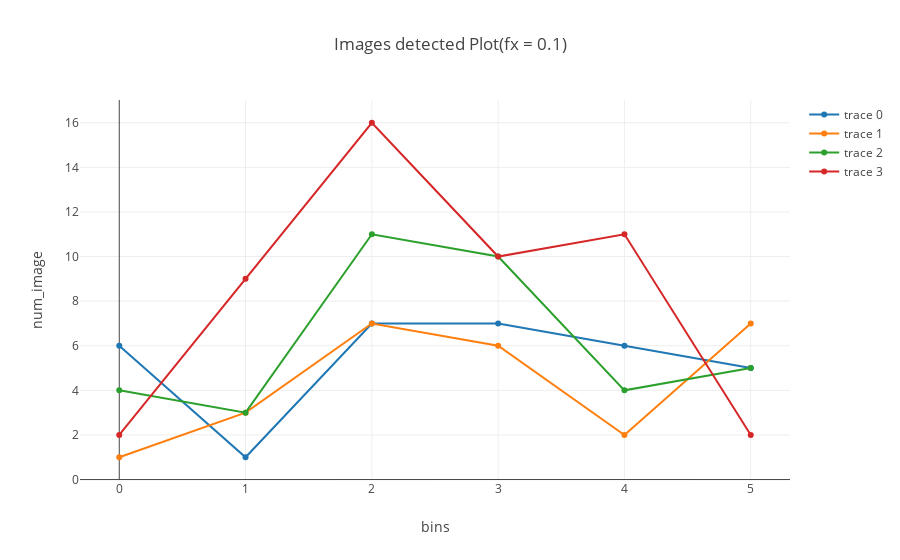
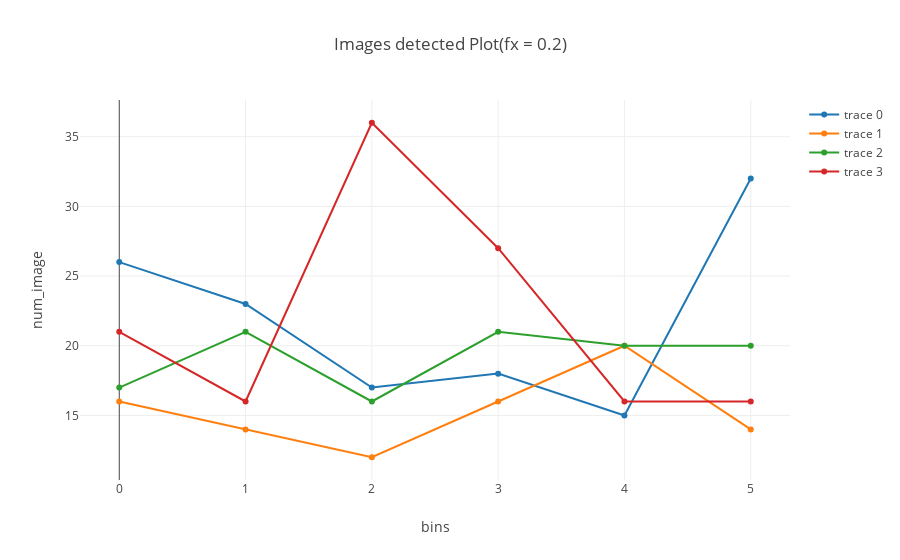
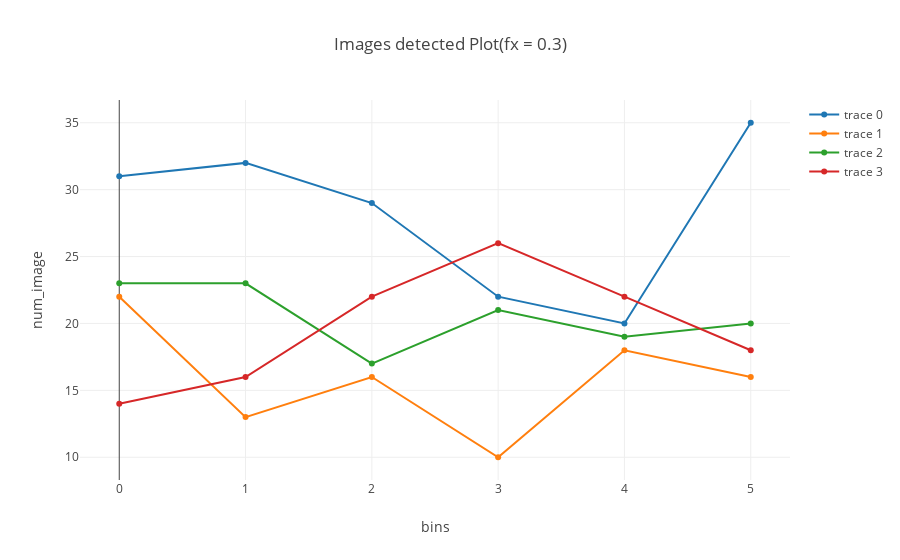

Notebook source saved alongside these figures, in order:
### Code cell
layout1 = go.Layout(
    title='Images detected Plot(fx = 0.1)',
    yaxis = dict(title='num_image'),
    xaxis = dict(title='bins')
)

trace11 = go.Scatter(
    x = np.arange(6),
    y = bin_dict1['./180/c1_180.mp4'],
    mode='lines+markers'
)

trace12 = go.Scatter(
    x = np.arange(6),
    y = bin_dict1['./180/c2_180.mp4'],
    mode='lines+markers'
)

trace13 = go.Scatter(
    x = np.arange(6),
    y = bin_dict1['./180/c3_180.mp4'],
    mode='lines+markers'
)

trace14 = go.Scatter(
    x = np.arange(6),
    y = bin_dict1['./180/c4_180.mp4'],
    mode='lines+markers'
)


layout2 = go.Layout(
    title='Images detected Plot(fx = 0.2)',
    yaxis = dict(title='num_image'),
    xaxis = dict(title='bins')
)

trace21 = go.Scatter(
    x = np.arange(6),
    y = bin_dict2['./180/c1_180.mp4'],
    mode='lines+markers'
)

trace22 = go.Scatter(
    x = np.arange(6),
    y = bin_dict2['./180/c2_180.mp4'],
    mode='lines+markers'
)

trace23 = go.Scatter(
    x = np.arange(6),
    y = bin_dict2['./180/c3_180.mp4'],
    mode='lines+markers'
)

trace24 = go.Scatter(
    x = np.arange(6),
    y = bin_dict2['./180/c4_180.mp4'],
    mode='lines+markers'
)


layout3 = go.Layout(
    title='Images detected Plot(fx = 0.3)',
    yaxis = dict(title='num_image'),
    xaxis = dict(title='bins')
)

trace31 = go.Scatter(
    x = np.arange(6),
    y = bin_dict3['./180/c1_180.mp4'],
    mode='lines+markers'
)

trace32 = go.Scatter(
    x = np.arange(6),
    y = bin_dict3['./180/c2_180.mp4'],
    mode='lines+markers'
)

trace33 = go.Scatter(
    x = np.arange(6),
    y = bin_dict3['./180/c3_180.mp4'],
    mode='lines+markers'
)

trace34 = go.Scatter(
    x = np.arange(6),
    y = bin_dict3['./180/c4_180.mp4'],
    mode='lines+markers'
)

fig1 = go.Figure(data=[trace11,trace12,trace13,trace14], layout=layout1)
fig2 = go.Figure(data=[trace21,trace22,trace23,trace24], layout=layout2)
fig3 = go.Figure(data=[trace31,trace32,trace33,trace34], layout=layout3)

py.offline.iplot(fig1)
py.offline.iplot(fig2)
py.offline.iplot(fig3)

### Figure 1 — Plotly figure (JSON) as saved in the notebook; plotly's stock layout.template omitted (floating-point values rounded to 4 significant figures)
{"data": [{"mode": "lines+markers", "type": "scatter", "uid": "047d3e52-1d09-4e29-862f-50bb86b548da", "x": [0, 1, 2, 3, 4, 5], "y": [6, 1, 7, 7, 6, 5]}, {"mode": "lines+markers", "type": "scatter", "uid": "54763085-03f9-4c5a-a07a-a3b3ab912a9c", "x": [0, 1, 2, 3, 4, 5], "y": [1, 3, 7, 6, 2, 7]}, {"mode": "lines+markers", "type": "scatter", "uid": "e7ec4f9d-2795-4f5d-bec7-900c3b202212", "x": [0, 1, 2, 3, 4, 5], "y": [4, 3, 11, 10, 4, 5]}, {"mode": "lines+markers", "type": "scatter", "uid": "30b1769d-219c-4c8c-a8da-cde8ad954790", "x": [0, 1, 2, 3, 4, 5], "y": [2, 9, 16, 10, 11, 2]}], "layout": {"title": {"text": "Images detected Plot(fx = 0.1)"}, "xaxis": {"title": {"text": "bins"}}, "yaxis": {"title": {"text": "num_image"}}}}

### Figure 2 — Plotly figure (JSON) as saved in the notebook; plotly's stock layout.template omitted (floating-point values rounded to 4 significant figures)
{"data": [{"mode": "lines+markers", "type": "scatter", "uid": "ecbc3aa1-e04f-4596-bae2-9b009986ff45", "x": [0, 1, 2, 3, 4, 5], "y": [26, 23, 17, 18, 15, 32]}, {"mode": "lines+markers", "type": "scatter", "uid": "04e08837-2c70-4d73-8298-3a1de746484b", "x": [0, 1, 2, 3, 4, 5], "y": [16, 14, 12, 16, 20, 14]}, {"mode": "lines+markers", "type": "scatter", "uid": "f101d099-182b-4021-979e-17fcac3b4c14", "x": [0, 1, 2, 3, 4, 5], "y": [17, 21, 16, 21, 20, 20]}, {"mode": "lines+markers", "type": "scatter", "uid": "6f41ce9d-306c-410b-9826-f072995502b3", "x": [0, 1, 2, 3, 4, 5], "y": [21, 16, 36, 27, 16, 16]}], "layout": {"title": {"text": "Images detected Plot(fx = 0.2)"}, "xaxis": {"title": {"text": "bins"}}, "yaxis": {"title": {"text": "num_image"}}}}

### Figure 3 — Plotly figure (JSON) as saved in the notebook; plotly's stock layout.template omitted (floating-point values rounded to 4 significant figures)
{"data": [{"mode": "lines+markers", "type": "scatter", "uid": "53656b6c-4d0f-4deb-8b94-5be32ade239f", "x": [0, 1, 2, 3, 4, 5], "y": [31, 32, 29, 22, 20, 35]}, {"mode": "lines+markers", "type": "scatter", "uid": "fa8bb2f3-8e4d-43b4-82f8-0fe0cbdca0ce", "x": [0, 1, 2, 3, 4, 5], "y": [22, 13, 16, 10, 18, 16]}, {"mode": "lines+markers", "type": "scatter", "uid": "017aa61d-fcca-4f05-9d0e-6d29f2ccdd11", "x": [0, 1, 2, 3, 4, 5], "y": [23, 23, 17, 21, 19, 20]}, {"mode": "lines+markers", "type": "scatter", "uid": "24e9e71c-f913-4cbf-8017-2fcbf91cb257", "x": [0, 1, 2, 3, 4, 5], "y": [14, 16, 22, 26, 22, 18]}], "layout": {"title": {"text": "Images detected Plot(fx = 0.3)"}, "xaxis": {"title": {"text": "bins"}}, "yaxis": {"title": {"text": "num_image"}}}}
